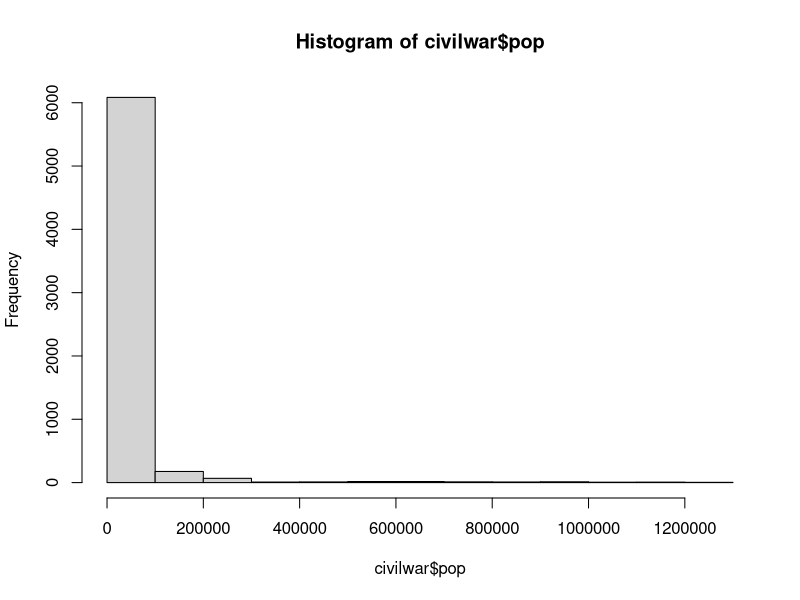
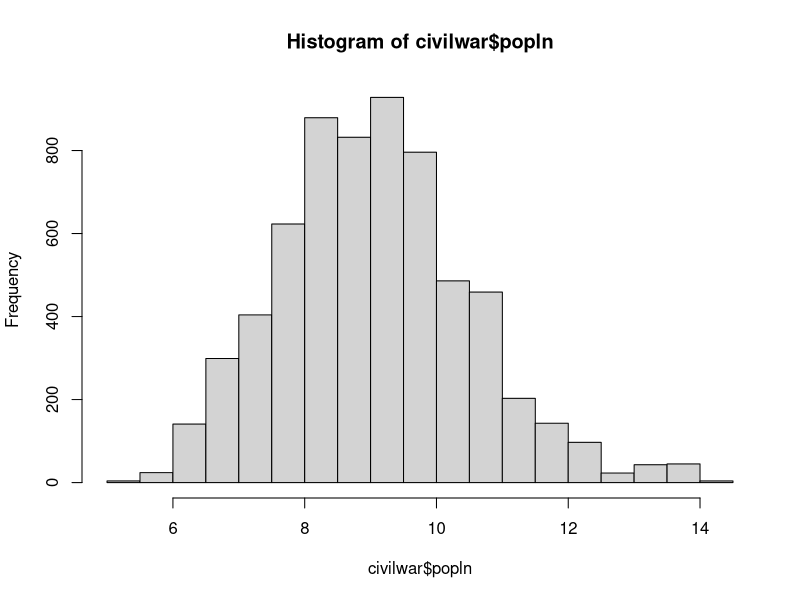

These charts were generated, in order, by the following R code:
## ---- chunk 1
knitr::opts_chunk$set(echo = TRUE)
## ---- chunk 2
## An object can be a single value (aka- variable)

#We assign a value to a variable using "<-"
a <- 4 # 4 is assigned to "a"
a # calling a
a + 5 # since we assigned a numeric value to a, we can perform arithmetric operations on it 

b <- 10
a*b # objects can interact with each other

c <- a*b # we can also assign variables to another variable
c

## ---- chunk 3

d <- c(1,2,3) #c() is short for concatenate
d

d <- 1:3 #a sequence of number 1 through 3

d*10 #when the elements of a vector are all numbers, we can

e <- c("Red", "Orange", "Green")
e

f <- c(d,e)
f

## ---- chunk 4
#we can check the data type of an object by using the class() function
class(d)
class(e)


#the logical data type consists of TRUE and FALSE
g <- c(TRUE, FALSE, T, T, F)
class(g)

## ---- chunk 5

class(f)
#when numbers and characters are put in one vector, the numbers are coerced as characters

## ---- chunk 6

f[4] #extracting the 4th element from f
f[4:6] #extracting the 4th to the 6th elements from f  
f[c(1,5,7)] #extracting the first, 5th, 7th elements from f



# We can use this to reassign values
f[4] <- "Yellow" #assigning the 4th element of f the value "Yellow"
f


## ---- chunk 7

# Our first function: rep()
h <- rep(x ="Text", times = 5)
h

?rep # ?+function name/package name will bring up the help page
     # you can always use google for help as well

#we can also repeat a sequence of different elements
h <- rep(1:3, 5) #if the arguments are in order, we can remove the "="
h

## ---- chunk 8

i <- seq(from = 30, to = 300, by = 1) # outputs a sequence of numbers from 30 to 300, increasing by 1 every time.
i

j <- seq(50, 200, 5)
j

## ---- chunk 9

k <- cbind(i, j) #binding vectors i and j as columns

l <- rbind(i, j) #binding vectors i and j as rows

# Note: What do the warnings mean? What happened to the shorter vector in the matrices?

## ---- chunk 10

#Answers

x1 <- c(1, 10, 20)

x2 <- seq(100, -100, -5)

x3 <- c(x1[1], x2[6])


## ---- chunk 11

#setwd("/Users/saewonpark/Documents/McGill/DSC/")  #use the path of the directory with "fearon03.csv"

civilwar <- read.csv("fearon03.csv")

#This creates a dataframe, which is like a matrix but with row/column names. There can be different data type for each column
class(civilwar)

# Other packages you can use to open csv: foreign, readxl


## ---- chunk 12

#we can select a column using the column name
civilwar$country

#this only only returns the unique values
unique(civilwar$country)

#using unique() we create a vector of all the country names in the dataset
country_names <- unique(civilwar$country)

## ---- chunk 13

#like we did with vectors, we can subset dataframes and matrices using indices.
#[row_number, column_number]

civilwar[1, ] #first row, all columns
civilwar[ ,2] #all rows, second column
civilwar[1,2] #first row, second column
civilwar[1, 2:4] #what would be the output of this?

## ---- chunk 14

civilwar[civilwar$country == "CANADA", ] #gets all the observations where Canada is the country
# notice that we use double equal sign for comparison (and single equal sign to assign variables)

civilwar[civilwar$country == "CANADA", 8] #gets the 8th column (region) for just Canadian observations
civilwar[civilwar$country == "CANADA", "gdppc"] #same as above, but using column name

civilwar[civilwar$country == "CANADA" | civilwar$country == "USA", ] # | means or
civilwar[civilwar$country == "CANADA" & civilwar$country == "USA", ] # & means and
civilwar[civilwar$country %in% c("CANADA","USA"), ] # %in% finds matches between the vectors coming before and after this special notation


## ---- chunk 15

# New matrices:
# by row filter:
canada <- civilwar[civilwar$country == "CANADA", ]
canusa <- civilwar[civilwar$country %in% c("CANADA","USA"), ] 

# by column filter: 
gdppop <- civilwar[ , c("gdppc", "pop")]

## ---- chunk 16

#Answers

regions <- unique(civilwar$region)
#or
regions <- unique(civilwar[ , 8])

bur_ita_alb <- civilwar[civilwar$country %in% c("BURUNDI", "ITALY", "ALBANIA"), ]
#or
bur_ita_alb <- civilwar[civilwar$country == "BURUNDI" |
                          civilwar$country == "ITALY" |
                          civilwar$country == "ALBANIA", ]

## ---- chunk 17

sum(civilwar$war) #sum of all instances of war

mean(civilwar$war) #mean of whether there is a war or not

mean(civilwar$polity2) #mean() does not work when there are NAs



#Other useful functions for descriptives:

is.na(civilwar$polity2) #checks if there are any NAs in this vector
sum(is.na(civilwar$polity2)) #sums up all instances of NAs

mean(civilwar$polity2, na.rm = TRUE) #we can remove the NAs and then take the mean

#minimum and maximum
min(civilwar$war)
max(civilwar$war)

median(civilwar$polity2)

#summary statistics at a glance
summary(civilwar$polity2)
summary(civilwar$region)

#you can use summary() for the entire dataset
summary(civilwar)

#counts the number of observations.
nrow(civilwar)



# Subsetting + Descriptive statistics
mean(civilwar$gdppc[civilwar$country == "CANADA"]) #mean of the gdp per capita for Canadian observations

civilwar$country[civilwar$mtn == max(civilwar$mtn, na.rm = TRUE)] #country with the highest percentage of mountains
# Note that this command evaluates all rows to see if the max() statement is true

unique(civilwar$country[civilwar$mtn == max(civilwar$mtn, na.rm = TRUE)]) #to get just one value as the output


## ---- chunk 18
summary(civilwar$pop)

hist(civilwar$pop) #histogram of population (shows distribution)

civilwar$popln <- log(civilwar$pop) #creating a new variable for the log of population
View(civilwar)
hist(civilwar$popln) #histogram of new variable

summary(civilwar$polity2)
civilwar$democracy <- ifelse(civilwar$polity2 > 5, 1, 0) #ifelse function
#creating a dummy variables that defines all countries with a polity score greater than 5 as a democracy

mean(civilwar$democracy, na.rm = TRUE)


## ---- chunk 19
## Problem: Mountainous terrain codes missing data as -99 instead of NA
summary(civilwar$mtn) #this skews the mean

#recode -99 as NA
civilwar$mtn[civilwar$mtn == -99] <- NA

# Or, recode using ifelse
civilwar$mtn2 <- ifelse(civilwar$mtn == -99, NA, civilwar$mtn)

summary(civilwar$mtn)
summary(civilwar$mtn2)


# Some numeric variables may have been changed into character type. To change it back to numeric:
civilwar$pop <- as.character(civilwar$pop) #change column to character
class(civilwar$pop)
civilwar$pop <- as.numeric(civilwar$pop) #change back to numeric
class(civilwar$pop)

# Using dplyr's group_by() and mutate() functions -- next week! 

## ---- chunk 20
write.csv(civilwar, "fearon03_v2.csv")
## ---- chunk 21
remove(list = ls())
